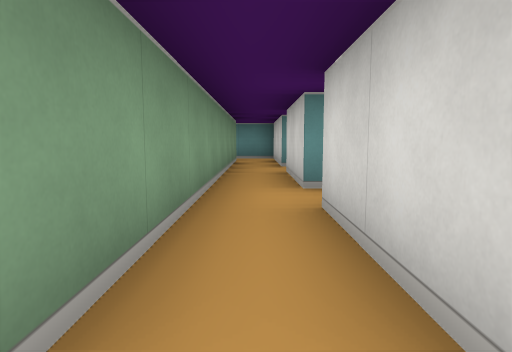
View 1 (above)

15 first-person views from a walk through a cub3D ray-caster map. The camera is about half as high as the walls, tilts 6° down and sees 75° across. The floor is counted in squares. Each view is taken from the middle of a square. On the plan, view 1 faces up. The plan holds only what a view shows up to about 9 squares ahead; the rest is blank.

View 2
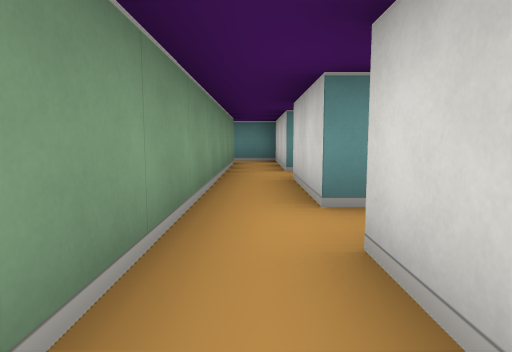

View 3
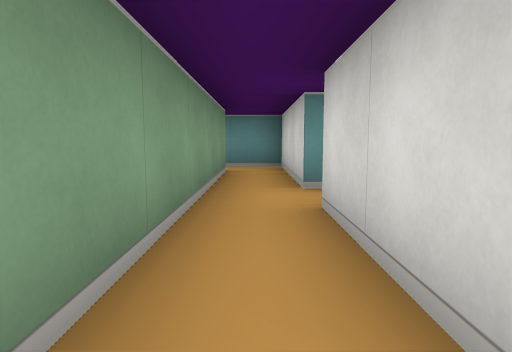

View 4
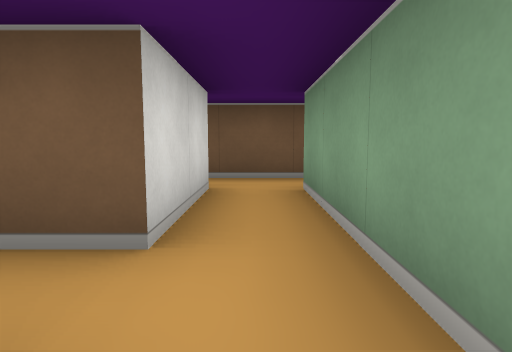

View 5
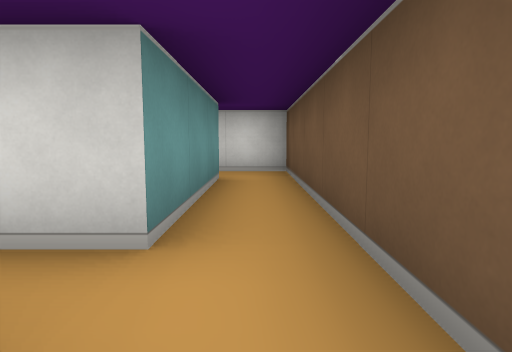

View 6
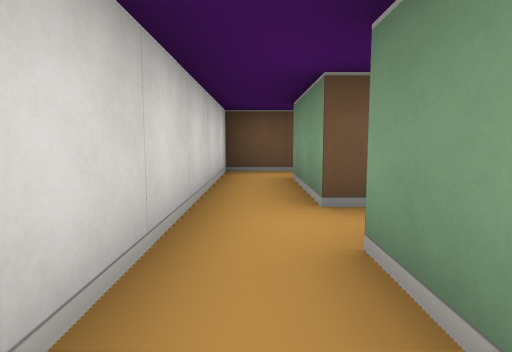

View 7
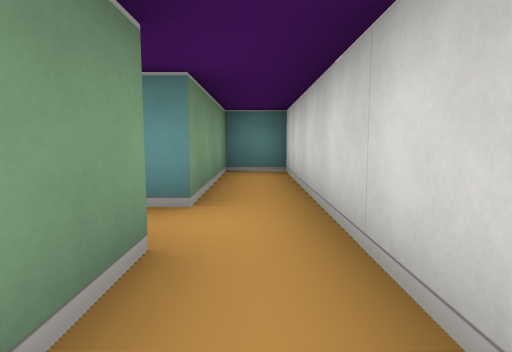

View 8
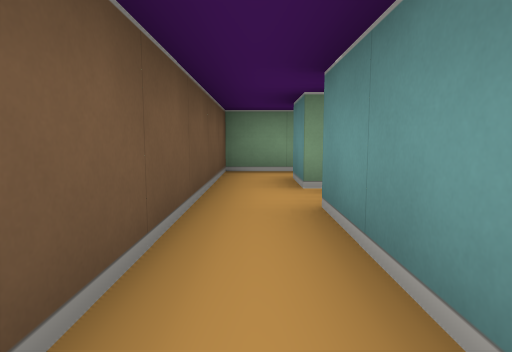

View 9
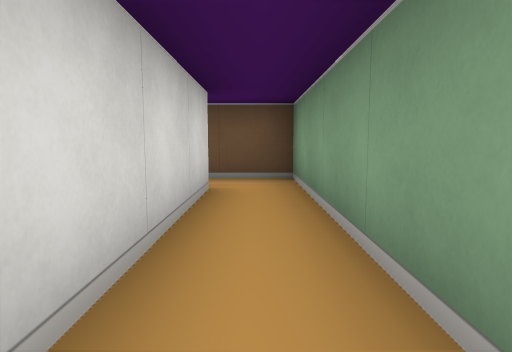

View 10
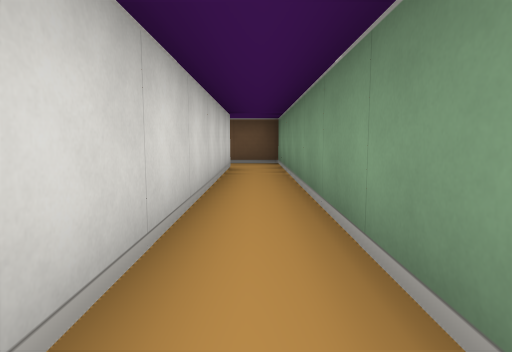

View 11
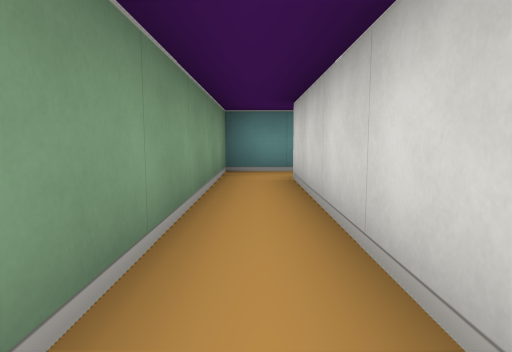

View 12
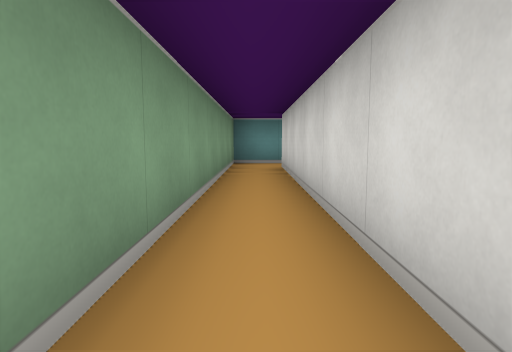

View 13
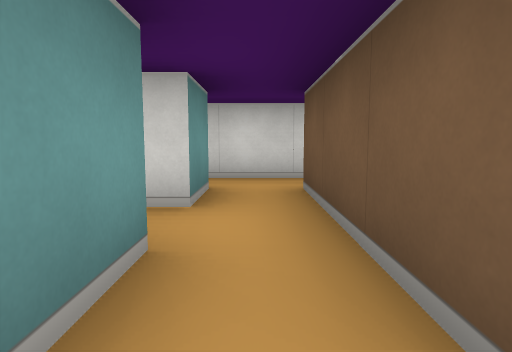

View 14
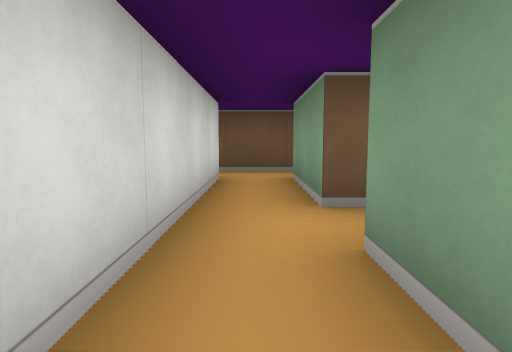

View 15
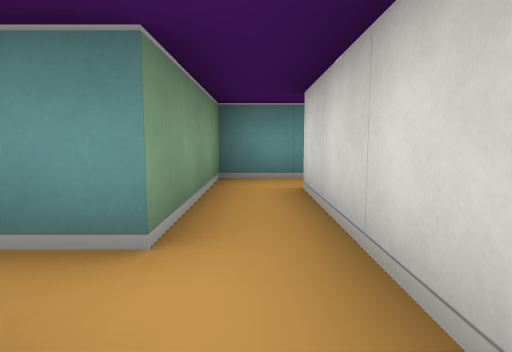

### Floor plan
Ten units are one square. View 1 is at (0, 0); x grows to the right and y downward. Boxes are objects, and circles mark ways between rooms. Rooms are numbered by the first view taken in them; rooms with no view inside come last. Other rooms are left out.
<svg viewBox="-30 -100 80 110">
<path fill="none" stroke="#000" d="M-15 5 45 5 45 -5M35 -5 5 -5 5 -25M-5 -25 -5 -5 -15 -5M-5 -35 -5 -25M-5 -65 -5 -35M5 -35 5 -55M25 -25 35 -25 35 -5M45 -5 45 -65 35 -65 35 -35 25 -35M-15 -5 -15 -85M-15 -95 -25 -95 -25 5 -15 5M28 -95 15 -95 15 -65M25 -65 25 -85M15 -55 15 -35M15 -65 5 -65M25 -35 25 -65M-5 -85 -5 -65M5 -65 5 -95 -15 -95M5 -25 25 -25M15 -35 5 -35"/>
<circle cx="0" cy="-15" r="3" fill="#2a7"/>
<circle cx="40" cy="-15" r="3" fill="#2a7"/>
<circle cx="-10" cy="0" r="3" fill="#2a7"/>
<circle cx="0" cy="-45" r="3" fill="#2a7"/>
<circle cx="10" cy="-30" r="3" fill="#2a7"/>
<circle cx="10" cy="-60" r="3" fill="#2a7"/>
<circle cx="0" cy="-75" r="3" fill="#2a7"/>
<circle cx="30" cy="-30" r="3" fill="#2a7"/>
<circle cx="-10" cy="-90" r="3" fill="#2a7"/>
<circle cx="20" cy="-75" r="3" fill="#2a7"/>
<circle cx="20" cy="-45" r="3" fill="#2a7"/>
<text x="10" y="0">1</text>
<text x="0" y="-30">2</text>
<text x="0" y="-50">3</text>
<text x="40" y="-30">4</text>
<text x="-20" y="-50">5</text>
<text x="30" y="-90">6</text>
<text x="20" y="-50">7</text>
<text x="0" y="-80">8</text>
<text x="10" y="-30">9</text>
</svg>
Room 1 opens to room 2. Room 1 opens to room 4. Room 1 opens to room 5. Room 2 opens to room 3. Room 2 opens to room 9. Room 3 opens to room 7. Room 3 opens to room 8. Room 4 opens to room 9. Room 5 opens to room 8. Room 6 opens to room 7. Room 7 opens to room 9.

Where each view was taken, in squares from view 1:
view 1: 0 up, 0 right, facing up
view 2: 1 up, 0 right, facing up
view 3: 3 up, 0 right, facing up
view 4: 4 up, 0 right, facing down
view 5: 0 up, 1 left, facing right
view 6: 5 up, 4 right, facing down
view 7: 1 up, 4 right, facing up
view 8: 0 up, 3 right, facing left
view 9: 4 up, 2 left, facing down
view 10: 7 up, 2 left, facing down
view 11: 4 up, 2 left, facing up
view 12: 2 up, 2 left, facing up
view 13: 3 up, 0 right, facing right
view 14: 8 up, 2 right, facing down
view 15: 5 up, 2 right, facing up
